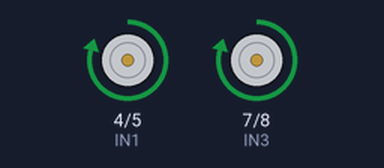
Simulated run of this sketch. Board: Arduino Uno, built with avr-gcc and run on an emulated ATmega328P. Parts: motor-driver pin pairs drawn as motors (green arrow = first pin HIGH = forward, orange = second pin HIGH = backward, longer = more drive, scaled by the enable pin). At 11.6 s the program stops and its outputs stay as they are.

Above: at 3.5 s.
At 5.03 s:
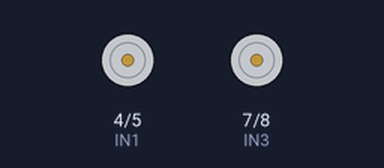
At 6.7 s:
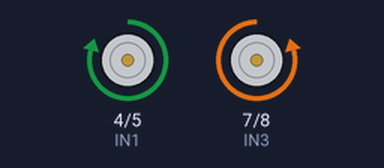
Timing chart, 0 to 8.0 s (numbered marks = the images above):
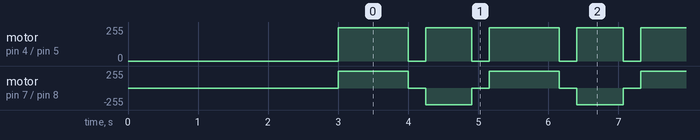

The sketch:

motor_drive_square.ino
```cpp
const int EN1 = 3;
const int IN1 = 4;
const int IN2 = 5;
const int EN2 = 6;
const int IN3 = 7;
const int IN4 = 8;


const int SPEED_A = 250;
const int SPEED_B = 250;
int  TURN_90_MS   = 660;
const int LEG_MS  = 1000;

void setup() {
  pinMode(EN1, OUTPUT); pinMode(IN1, OUTPUT); pinMode(IN2, OUTPUT);
  pinMode(EN2, OUTPUT); pinMode(IN3, OUTPUT); pinMode(IN4, OUTPUT);
  stopMotors();
  delay(3000);
}

void loop() {
  for (int i = 0; i < 4; i++) {
    forward();     delay(LEG_MS);
    stopMotors();  delay(250);
    turnRight();   delay(TURN_90_MS);
    stopMotors();  delay(250);
  }
  stopMotors();
  while (true) {}
}

void forward() {
  digitalWrite(IN1, HIGH); digitalWrite(IN2, LOW);
  digitalWrite(IN3, HIGH); digitalWrite(IN4, LOW);
  analogWrite(EN1, SPEED_A); analogWrite(EN2, SPEED_B);
}

void reverse() {
  digitalWrite(IN1, LOW); digitalWrite(IN2, HIGH);
  digitalWrite(IN3, LOW); digitalWrite(IN4, HIGH);
  analogWrite(EN1, SPEED_A); analogWrite(EN2, SPEED_B);
}

void turnLeft() {
  digitalWrite(IN1, LOW);  digitalWrite(IN2, HIGH);
  digitalWrite(IN3, HIGH); digitalWrite(IN4, LOW);
  analogWrite(EN1, SPEED_A); analogWrite(EN2, SPEED_B);
}

void turnRight() {
  digitalWrite(IN1, HIGH); digitalWrite(IN2, LOW);
  digitalWrite(IN3, LOW);  digitalWrite(IN4, HIGH);
  analogWrite(EN1, SPEED_A); analogWrite(EN2, SPEED_B);
}

void stopMotors() {
  analogWrite(EN1, 0); analogWrite(EN2, 0);
  digitalWrite(IN1, LOW); digitalWrite(IN2, LOW);
  digitalWrite(IN3, LOW); digitalWrite(IN4, LOW);
}
```

Measured:
- by itself, motor on pin 4 (IN1) / pin 5 (IN2): repeats every 2.2 s: stopped 0.25 s, forward 250/255 0.66 s, stopped 0.25 s, forward 250/255 1.0 s
- by itself, motor on pin 7 (IN3) / pin 8 (IN4): repeats every 2.2 s: stopped 0.25 s, backward 250/255 0.66 s, stopped 0.25 s, forward 250/255 1.0 s
